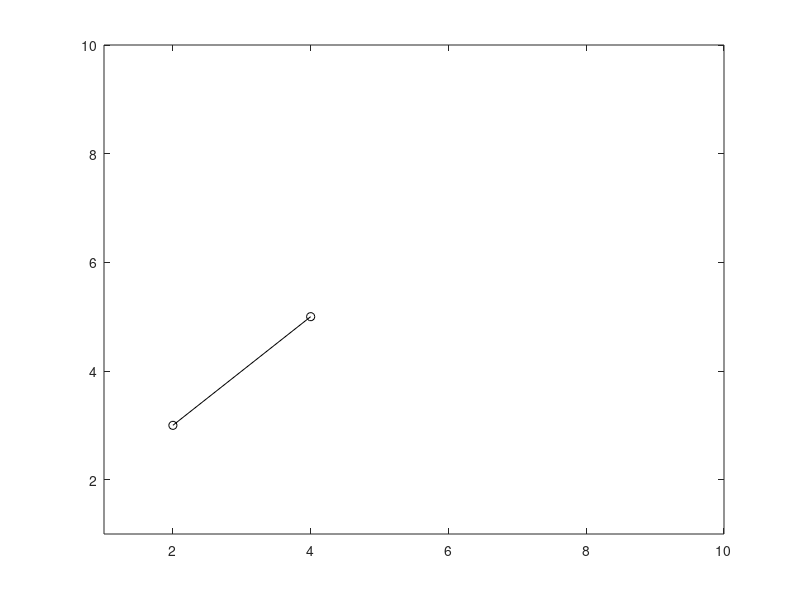

Reproduce this figure in MATLAB. (Note: this script raises an error after producing the figure.)
%%

figure(97); clf; 
h = axes;
% axis([1 10, 1 10]); 

doLog = 0;
if doLog
    xlims = [.3, 300];
    ylims = [.1, 100];

    x1 = 2; x2 = 17.7;
    y1 = .2; y2 = 50;
    
else
    xlims = [1, 10];
    ylims = [1, 10];
    x1 = 2; x2 = 4;
    y1 = 3; y2 = 5;
end


plot([x1, x2], [y1, y2], 'ko-');
xlim(xlims);
ylim(ylims);
if doLog

    set(gca, 'xscale', 'log', 'yscale', 'log')
end

pos = [x1, y1, x2-x1, y2-y1];


[x1_nfu, y1_nfu] = ds2nfu(x1,  y1);
[x2_nfu, y2_nfu] = ds2nfu(x2,  y2);

pos_nfu = ds2nfu(pos);


pos_nfu2 = [x1_nfu, y1_nfu, x2_nfu-x1_nfu, y2_nfu-y1_nfu];

annotation('rectangle', pos_nfu, 'linewidth', 2);

annotation('rectangle', pos_nfu2, 'linestyle', ':', 'linewidth', 2, 'color', 'g');

